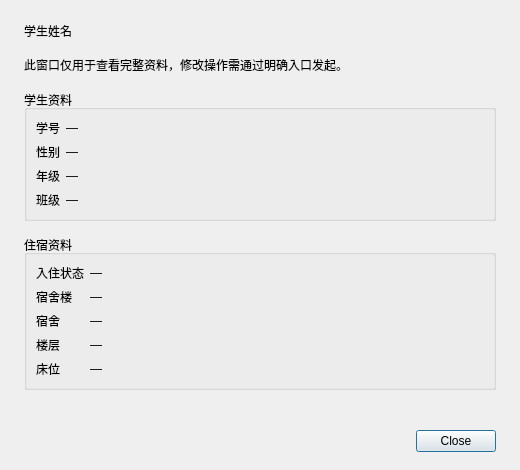
<?xml version="1.0" encoding="UTF-8"?>
<ui version="4.0">
 <class>StudentDetailDialog</class>
 <widget class="QDialog" name="StudentDetailDialog">
  <property name="geometry"><rect><x>0</x><y>0</y><width>520</width><height>470</height></rect></property>
  <property name="minimumSize"><size><width>480</width><height>430</height></size></property>
  <property name="windowTitle"><string>学生完整详情</string></property>
  <property name="modal"><bool>true</bool></property>
  <layout class="QVBoxLayout" name="dialogLayout">
   <property name="spacing"><number>16</number></property>
   <property name="leftMargin"><number>24</number></property><property name="topMargin"><number>22</number></property><property name="rightMargin"><number>24</number></property><property name="bottomMargin"><number>18</number></property>
   <item><widget class="QLabel" name="nameLabel"><property name="text"><string>学生姓名</string></property><property name="pageHeading" stdset="0"><bool>true</bool></property></widget></item>
   <item><widget class="QLabel" name="descriptionLabel"><property name="text"><string>此窗口仅用于查看完整资料，修改操作需通过明确入口发起。</string></property><property name="wordWrap"><bool>true</bool></property><property name="pageDescription" stdset="0"><bool>true</bool></property></widget></item>
   <item>
    <widget class="QWidget" name="contentWidget">
     <layout class="QVBoxLayout" name="contentLayout">
      <property name="spacing"><number>14</number></property><property name="leftMargin"><number>0</number></property><property name="topMargin"><number>0</number></property><property name="rightMargin"><number>0</number></property><property name="bottomMargin"><number>0</number></property>
      <item>
       <widget class="QGroupBox" name="studentGroupBox">
        <property name="title"><string>学生资料</string></property>
        <layout class="QFormLayout" name="studentLayout">
         <item row="0" column="0"><widget class="QLabel" name="studentIdTitleLabel"><property name="text"><string>学号</string></property></widget></item><item row="0" column="1"><widget class="QLabel" name="studentIdValueLabel"><property name="text"><string>—</string></property></widget></item>
         <item row="1" column="0"><widget class="QLabel" name="genderTitleLabel"><property name="text"><string>性别</string></property></widget></item><item row="1" column="1"><widget class="QLabel" name="genderValueLabel"><property name="text"><string>—</string></property></widget></item>
         <item row="2" column="0"><widget class="QLabel" name="gradeTitleLabel"><property name="text"><string>年级</string></property></widget></item><item row="2" column="1"><widget class="QLabel" name="gradeValueLabel"><property name="text"><string>—</string></property></widget></item>
         <item row="3" column="0"><widget class="QLabel" name="classTitleLabel"><property name="text"><string>班级</string></property></widget></item><item row="3" column="1"><widget class="QLabel" name="classValueLabel"><property name="text"><string>—</string></property></widget></item>
        </layout>
       </widget>
      </item>
      <item>
       <widget class="QGroupBox" name="accommodationGroupBox">
        <property name="title"><string>住宿资料</string></property>
        <layout class="QFormLayout" name="accommodationLayout">
         <item row="0" column="0"><widget class="QLabel" name="statusTitleLabel"><property name="text"><string>入住状态</string></property></widget></item><item row="0" column="1"><widget class="QLabel" name="statusValueLabel"><property name="text"><string>—</string></property></widget></item>
         <item row="1" column="0"><widget class="QLabel" name="buildingTitleLabel"><property name="text"><string>宿舍楼</string></property></widget></item><item row="1" column="1"><widget class="QLabel" name="buildingValueLabel"><property name="text"><string>—</string></property></widget></item>
         <item row="2" column="0"><widget class="QLabel" name="dormTitleLabel"><property name="text"><string>宿舍</string></property></widget></item><item row="2" column="1"><widget class="QLabel" name="dormValueLabel"><property name="text"><string>—</string></property></widget></item>
         <item row="3" column="0"><widget class="QLabel" name="floorTitleLabel"><property name="text"><string>楼层</string></property></widget></item><item row="3" column="1"><widget class="QLabel" name="floorValueLabel"><property name="text"><string>—</string></property></widget></item>
         <item row="4" column="0"><widget class="QLabel" name="bedTitleLabel"><property name="text"><string>床位</string></property></widget></item><item row="4" column="1"><widget class="QLabel" name="bedValueLabel"><property name="text"><string>—</string></property></widget></item>
        </layout>
       </widget>
      </item>
     </layout>
    </widget>
   </item>
   <item><spacer name="dialogSpacer"><property name="orientation"><enum>Qt::Orientation::Vertical</enum></property><property name="sizeHint" stdset="0"><size><width>20</width><height>20</height></size></property></spacer></item>
   <item><widget class="QDialogButtonBox" name="buttonBox"><property name="standardButtons"><set>QDialogButtonBox::StandardButton::Close</set></property></widget></item>
  </layout>
 </widget>
 <resources/>
 <connections/>
</ui>
